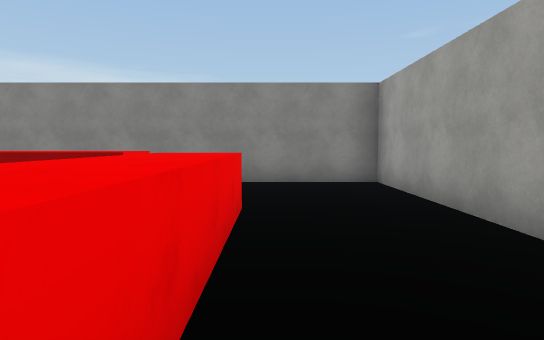
view 1 (above)

19 first-person views from a walk through a 3-D level made in the Unity game engine. The camera is 1.5 m above the floor, tilts 4° down and sees 75° across. Doors are open. The floor is counted in squares, 2 m on a side. Each view is taken from the middle of a square. On the plan, view 1 faces up. The plan holds only what a view shows up to about 11 squares ahead; the rest is blank. The place goes on beyond the plan. The player character is not drawn. Some surface patterns are stand-ins.

view 2
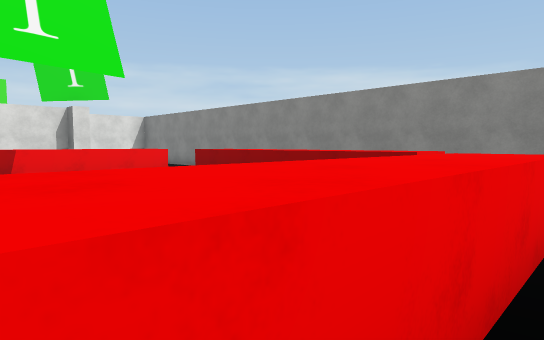

view 3
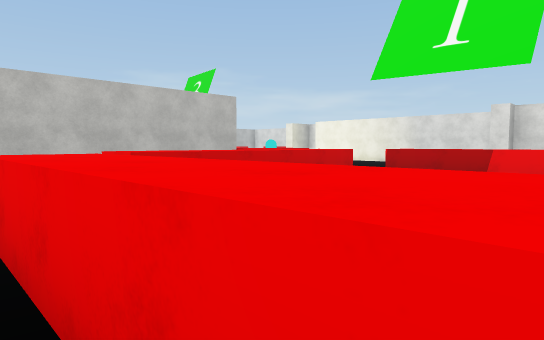

view 4
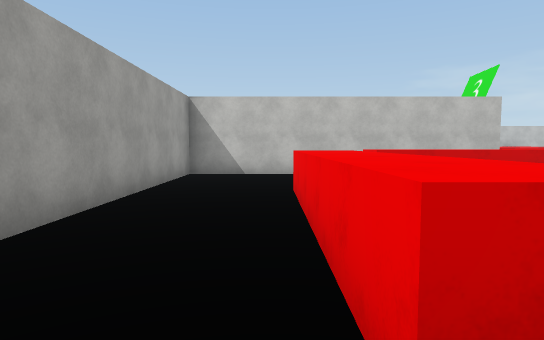

view 5
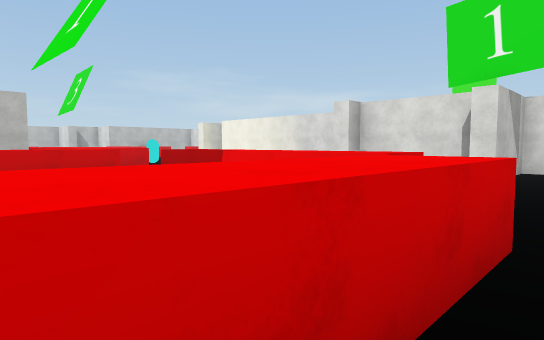

view 6
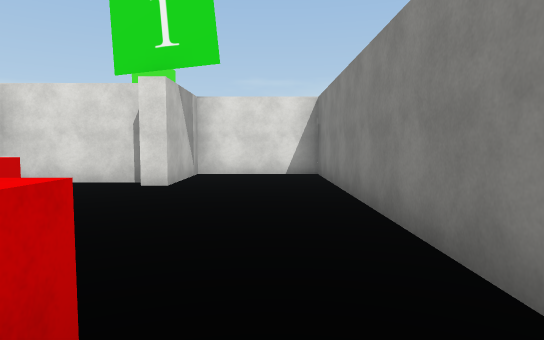

view 7
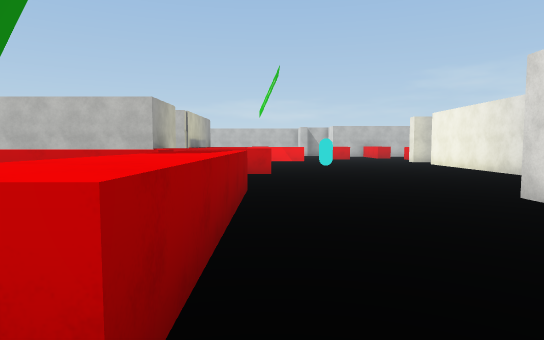

view 8
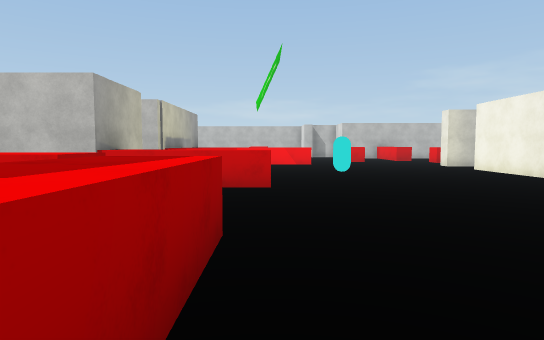

view 9
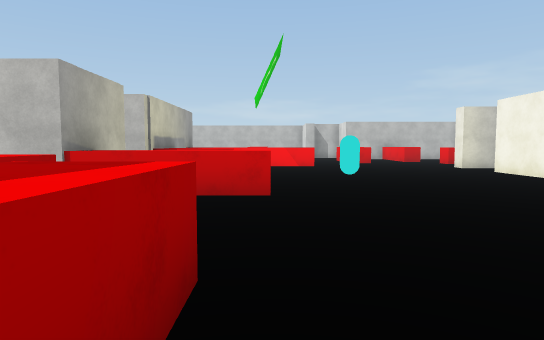

view 10
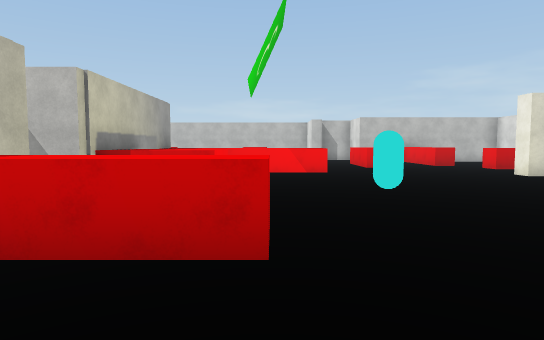

view 11
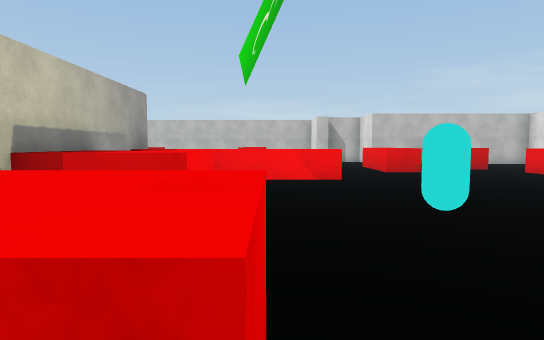

view 12
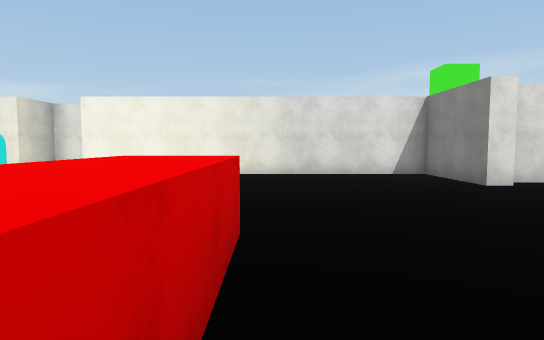

view 13
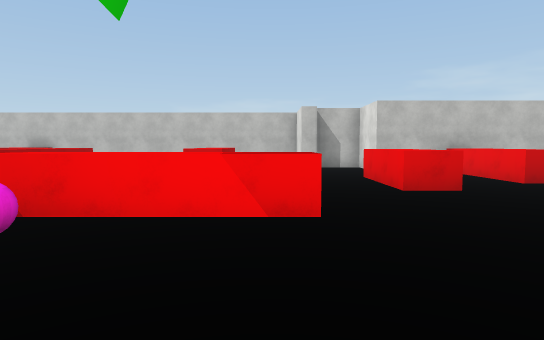

view 14
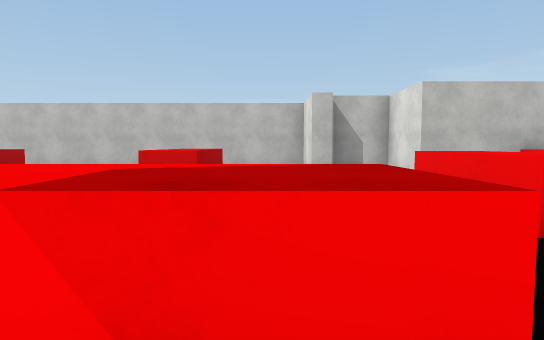

view 15
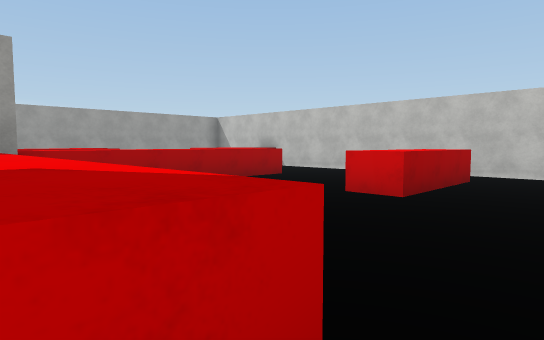

view 16
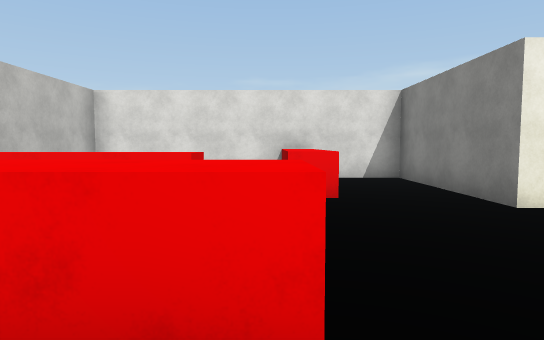

view 17
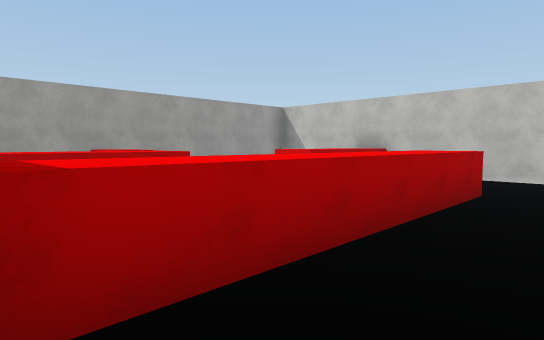

view 18
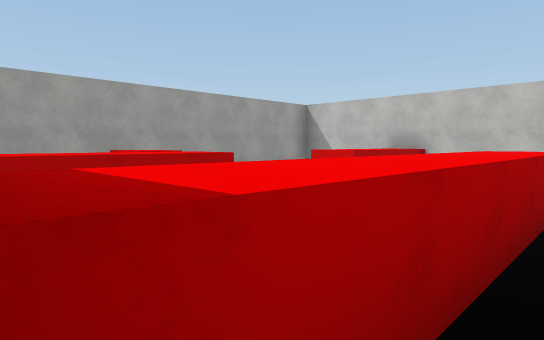

view 19
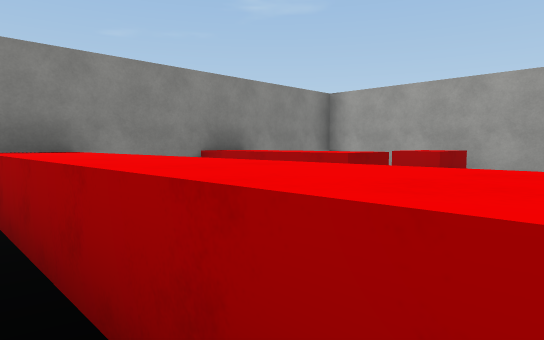

### Floor plan
Key: @ floor where view 1 was taken; # wall or solid block; . floor; D open door; ^ raised ledge; C cyan capsule; B ball.
Columns run from 20 left of view 1 to 3 right of it. Each row starts with its distance up from view 1.
  8     ####################
  7     #....          ....#
  6     #....     . .   ...#
  5     D..... . ^^^^^^ . .#
  4      ###.. .^      ^.  #
  3       #... .^      ^.  #
  2       #.   .^      ^.  #
  1       #..  .^      ^.  #
  0      D##.. .^      ^@ .#
 -1     #D......^..    ^...#
 -2     #....... ^^^^^^ ...#
 -3     #.......        ...#
 -4     #..........     ...#
 -5     #......^^^##########
 -6     #.......  #
 -7     #.......
 -8     #....C....##
 -9     #.......^^#
-10    #........^^#
-11 #####.......B.#
-12 #.........^^^^#  ######
-13 ##^^^...........^  ^   #
-14 #  ....^..      ^  ^   #
-15 #   .^.^..     .^  ^   #
-16 #    ^.^..     .^      #
-17 #    ^  .. .^.  ^      #
-18  #######. ..^...^      #
-19        #. ..^ ...  ^   #
-20        ###..^ ...  ^   #
-21          #..   ..  ^   #
-22          ##########^###

Where each view was taken, in squares from view 1:
view 1: 0 up, 0 right, facing up
view 2: 0 up, 0 right, facing up-left
view 3: 3 up, 0 right, facing down-left
view 4: 5 up, 0 right, facing down
view 5: 6 up, 4 left, facing down-left
view 6: 6 up, 6 left, facing left
view 7: 5 up, 9 left, facing down
view 8: 2 up, 9 left, facing down
view 9: 1 up, 9 left, facing down
view 10: 2 down, 9 left, facing down
view 11: 4 down, 9 left, facing down
view 12: 4 down, 6 left, facing left
view 13: 8 down, 10 left, facing down
view 14: 11 down, 10 left, facing down
view 15: 12 down, 11 left, facing down-right
view 16: 14 down, 11 left, facing left
view 17: 13 down, 6 left, facing down-right
view 18: 13 down, 5 left, facing down-right
view 19: 18 down, 5 left, facing up-right
